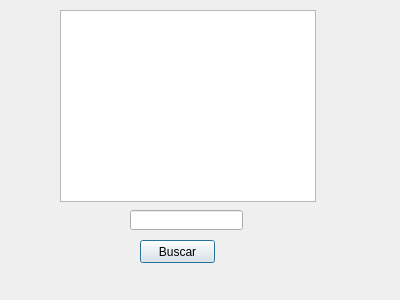
<?xml version="1.0" encoding="UTF-8"?>
<ui version="4.0">
 <class>telinhaBuscar</class>
 <widget class="QDialog" name="telinhaBuscar">
  <property name="geometry">
   <rect>
    <x>0</x>
    <y>0</y>
    <width>400</width>
    <height>300</height>
   </rect>
  </property>
  <property name="windowTitle">
   <string>Dialog</string>
  </property>
  <widget class="QPushButton" name="pushButton">
   <property name="geometry">
    <rect>
     <x>140</x>
     <y>240</y>
     <width>75</width>
     <height>23</height>
    </rect>
   </property>
   <property name="text">
    <string>Buscar</string>
   </property>
  </widget>
  <widget class="QLineEdit" name="lineEdit">
   <property name="geometry">
    <rect>
     <x>130</x>
     <y>210</y>
     <width>113</width>
     <height>20</height>
    </rect>
   </property>
  </widget>
  <widget class="QListWidget" name="listWidget">
   <property name="geometry">
    <rect>
     <x>60</x>
     <y>10</y>
     <width>256</width>
     <height>192</height>
    </rect>
   </property>
  </widget>
 </widget>
 <resources/>
 <connections/>
</ui>
